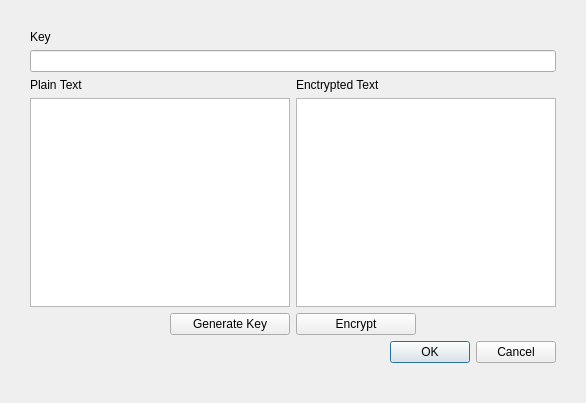
<?xml version="1.0" encoding="UTF-8"?>
<ui version="4.0">
 <class>EncrypterDialog</class>
 <widget class="QDialog" name="EncrypterDialog">
  <property name="geometry">
   <rect>
    <x>0</x>
    <y>0</y>
    <width>586</width>
    <height>403</height>
   </rect>
  </property>
  <property name="windowTitle">
   <string>EncrypterDialog</string>
  </property>
  <layout class="QVBoxLayout" name="verticalLayout_4">
   <property name="leftMargin">
    <number>30</number>
   </property>
   <property name="topMargin">
    <number>30</number>
   </property>
   <property name="rightMargin">
    <number>30</number>
   </property>
   <property name="bottomMargin">
    <number>40</number>
   </property>
   <item>
    <layout class="QVBoxLayout" name="verticalLayout_3">
     <item>
      <widget class="QLabel" name="label_2">
       <property name="sizePolicy">
        <sizepolicy hsizetype="Fixed" vsizetype="Fixed">
         <horstretch>0</horstretch>
         <verstretch>0</verstretch>
        </sizepolicy>
       </property>
       <property name="minimumSize">
        <size>
         <width>40</width>
         <height>0</height>
        </size>
       </property>
       <property name="maximumSize">
        <size>
         <width>40</width>
         <height>16777215</height>
        </size>
       </property>
       <property name="text">
        <string>Key</string>
       </property>
      </widget>
     </item>
     <item>
      <widget class="QLineEdit" name="lineEditKey"/>
     </item>
    </layout>
   </item>
   <item>
    <layout class="QHBoxLayout" name="horizontalLayout_4">
     <item>
      <layout class="QVBoxLayout" name="verticalLayout_2">
       <item>
        <widget class="QLabel" name="label">
         <property name="text">
          <string>Plain Text</string>
         </property>
        </widget>
       </item>
       <item>
        <widget class="QPlainTextEdit" name="plainTextEdit"/>
       </item>
      </layout>
     </item>
     <item>
      <layout class="QVBoxLayout" name="verticalLayout">
       <item>
        <widget class="QLabel" name="label_3">
         <property name="text">
          <string>Enctrypted Text</string>
         </property>
        </widget>
       </item>
       <item>
        <widget class="QPlainTextEdit" name="entryptedTextEdit">
         <property name="readOnly">
          <bool>true</bool>
         </property>
        </widget>
       </item>
      </layout>
     </item>
    </layout>
   </item>
   <item>
    <layout class="QHBoxLayout" name="horizontalLayout">
     <item>
      <spacer name="horizontalSpacer">
       <property name="orientation">
        <enum>Qt::Horizontal</enum>
       </property>
       <property name="sizeHint" stdset="0">
        <size>
         <width>40</width>
         <height>20</height>
        </size>
       </property>
      </spacer>
     </item>
     <item>
      <widget class="QPushButton" name="pushButtonGenerate">
       <property name="sizePolicy">
        <sizepolicy hsizetype="Fixed" vsizetype="Fixed">
         <horstretch>0</horstretch>
         <verstretch>0</verstretch>
        </sizepolicy>
       </property>
       <property name="minimumSize">
        <size>
         <width>120</width>
         <height>0</height>
        </size>
       </property>
       <property name="maximumSize">
        <size>
         <width>120</width>
         <height>16777215</height>
        </size>
       </property>
       <property name="text">
        <string>Generate Key</string>
       </property>
      </widget>
     </item>
     <item>
      <widget class="QPushButton" name="pushButtonEncrypt">
       <property name="minimumSize">
        <size>
         <width>120</width>
         <height>0</height>
        </size>
       </property>
       <property name="maximumSize">
        <size>
         <width>120</width>
         <height>16777215</height>
        </size>
       </property>
       <property name="text">
        <string>Encrypt</string>
       </property>
      </widget>
     </item>
     <item>
      <spacer name="horizontalSpacer_2">
       <property name="orientation">
        <enum>Qt::Horizontal</enum>
       </property>
       <property name="sizeHint" stdset="0">
        <size>
         <width>40</width>
         <height>20</height>
        </size>
       </property>
      </spacer>
     </item>
    </layout>
   </item>
   <item>
    <widget class="QDialogButtonBox" name="buttonBox">
     <property name="standardButtons">
      <set>QDialogButtonBox::Cancel|QDialogButtonBox::Ok</set>
     </property>
     <property name="centerButtons">
      <bool>false</bool>
     </property>
    </widget>
   </item>
  </layout>
 </widget>
 <layoutdefault spacing="6" margin="11"/>
 <resources/>
 <connections>
  <connection>
   <sender>buttonBox</sender>
   <signal>accepted()</signal>
   <receiver>EncrypterDialog</receiver>
   <slot>accept()</slot>
   <hints>
    <hint type="sourcelabel">
     <x>240</x>
     <y>245</y>
    </hint>
    <hint type="destinationlabel">
     <x>199</x>
     <y>149</y>
    </hint>
   </hints>
  </connection>
  <connection>
   <sender>buttonBox</sender>
   <signal>rejected()</signal>
   <receiver>EncrypterDialog</receiver>
   <slot>reject()</slot>
   <hints>
    <hint type="sourcelabel">
     <x>259</x>
     <y>460</y>
    </hint>
    <hint type="destinationlabel">
     <x>259</x>
     <y>249</y>
    </hint>
   </hints>
  </connection>
 </connections>
</ui>
